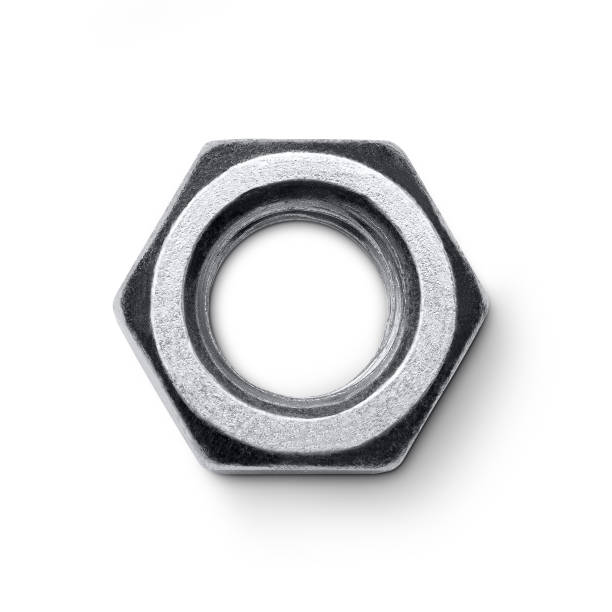
#> input picture nut_classifier/nut.png, 612 x 612 px, given in place of the camera
$ python model.py
#> lines starting #> are read from the running program, lines starting #| are printed output that depends on the picture; after the words box and inside, x2 and y2 are one past the last pixel; in counts of white or black regions, pixels touching at a corner belong together
from scipy.spatial.distance import euclidean
from imutils import perspective
from imutils import contours
import numpy as np
import imutils
import cv2

# write a function that takes 7 inputs, bounding_box_size_X, bounding_box_size_Y, min_box_size_X, min_box_size_Y, contour_size_X, contour_size_Y, and nut_type
# The function should add the data into a csv file called "nuts.csv"
# [196 lines left out: functions add_to_csv, adjust_coordinate, convert_boxes, convert_contours, calculate_contour_areas, contour_to_points and 2 more, not called in this run]

if __name__ == "__main__":
  img_path = "./image.png"

  # Read image and preprocess
  # image = cv2.imread(img_path)
  cap = cv2.VideoCapture(1)

  while cap.isOpened():

    ret, image = cap.read()
#> image is the input picture: shape (612, 612, 3); mean B, G, R 229.6, 228.6, 228.5
    gray = cv2.cvtColor(image, cv2.COLOR_BGR2GRAY)
    blur = cv2.GaussianBlur(gray, (5, 5), 0)

    edged = cv2.Canny(blur, 50, 100)
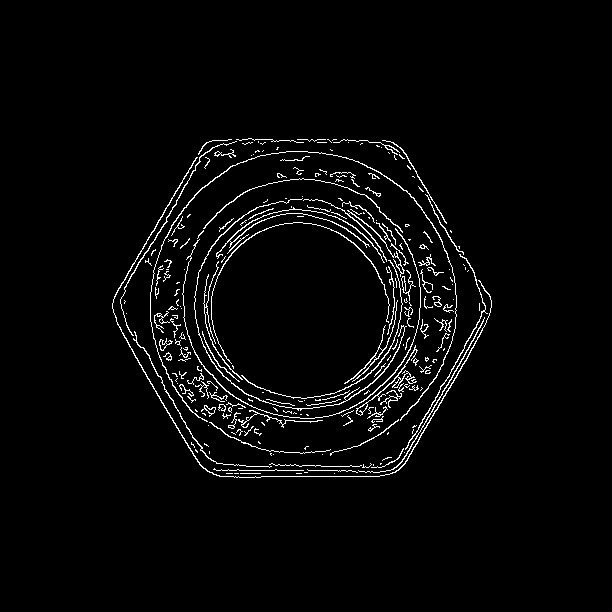
#> edged: shape (612, 612); 3% white in thin lines or dots, all inside (x1, y1, x2, y2) = (112, 138, 492, 478)
    edged = cv2.dilate(edged, None, iterations=1)
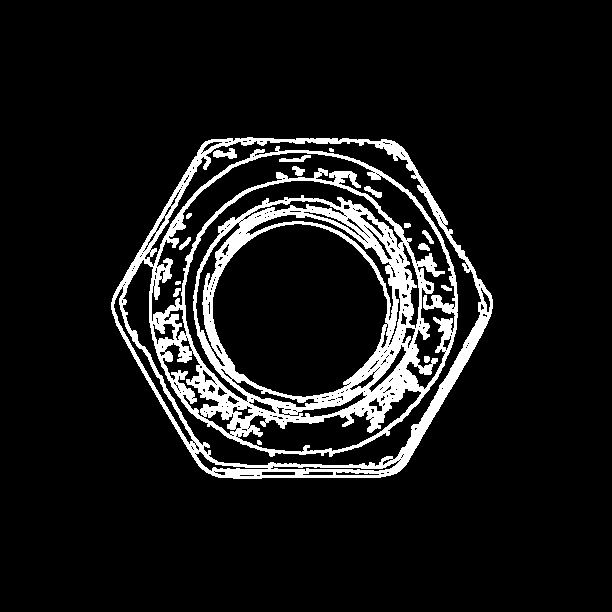
#> edged: shape (612, 612); 9.6% white; 16 white regions (1 under 20 px), largest, box (x1, y1, x2, y2) and area: (111, 137, 493, 479) 34904, (213, 148, 237, 159) 158, (279, 155, 311, 162) 118
    edged = cv2.erode(edged, None, iterations=1)
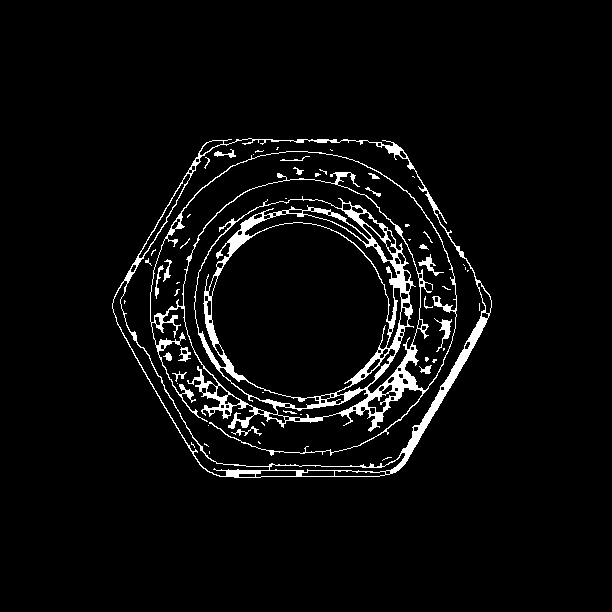
#> edged: shape (612, 612); 4.4% white; 56 white regions (35 under 20 px)

    # show_images([blur, edged])

    # Find contours
    cnts = cv2.findContours(edged.copy(), cv2.RETR_EXTERNAL, cv2.CHAIN_APPROX_SIMPLE)
#> cnts = 1 contour; box (x1, y1, x2, y2) and area: (112, 138, 492, 478) 96959
    cnts = imutils.grab_contours(cnts)

    # Sort contours from left to right as leftmost contour is reference object
    (cnts, _) = contours.sort_contours(cnts)

    # Remove contours which are not large enough
    # cnts = [x for x in cnts if cv2.contourArea(x) > 500]

    cv2.drawContours(image, cnts, -1, (0,255,0), 3)
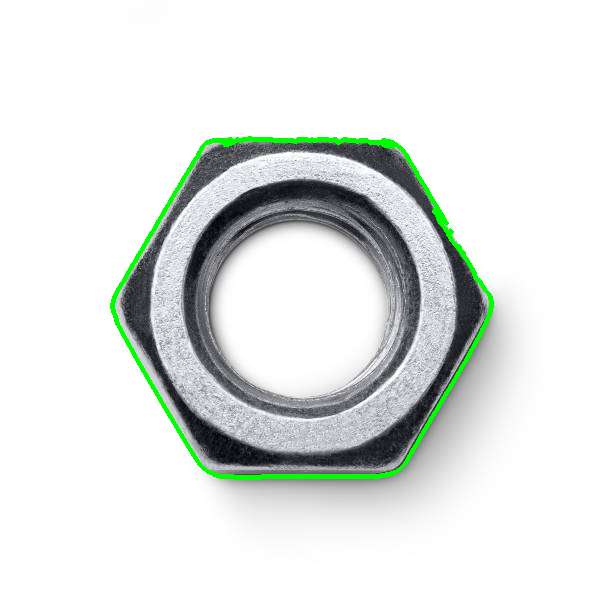
#> image: shape (612, 612, 3); 1.45% of pixels changed, all inside (x1, y1, x2, y2) = (110, 136, 494, 480)

    # [28 lines of commented-out code are left out]
    for cnt in cnts:
      # (x, y, w, h) = cv2.boundingRect(cnt)
      # cv2.rectangle(image, (x, y), (x + w, y + h), (0, 255, 0), 3)
      box = cv2.minAreaRect(cnt)
      box = cv2.boxPoints(box)
      box = np.array(box, dtype="int")
      box = perspective.order_points(box)
      (tl, tr, br, bl) = box
      cv2.drawContours(image, [box.astype("int")], -1, (0, 0, 255), 2)
      mid_pt_horizontal = (tl[0] + int(abs(tr[0] - tl[0])/2), tl[1] + int(abs(tr[1] - tl[1])/2))
      mid_pt_verticle = (tr[0] + int(abs(tr[0] - br[0])/2), tr[1] + int(abs(tr[1] - br[1])/2))
      wid = euclidean(tl, tr)
      ht = euclidean(tr, br)
      print(mid_pt_horizontal)
      print(mid_pt_verticle)
      cv2.putText(image, "{:.1f}px".format(wid), (int(mid_pt_horizontal[0] - 15), int(mid_pt_horizontal[1] - 10)), cv2.FONT_HERSHEY_SIMPLEX, 0.5, (255, 255, 0), 2)
      cv2.putText(image, "{:.1f}px".format(ht), (int(mid_pt_verticle[0] + 10), int(mid_pt_verticle[1])), cv2.FONT_HERSHEY_SIMPLEX, 0.5, (255, 255, 0), 2)
#> this loop made 1 pass
#> (tl, tr, br, bl, mid_pt_horizontal, mid_pt_verticle, wid, ht) on pass 1: ([252, 59], [542, 230], [350, 555], [60, 384], (397, 144), (638, 392), 336.7, 377.5)
#| (397.0, 144.0)
#| (638.0, 392.0)
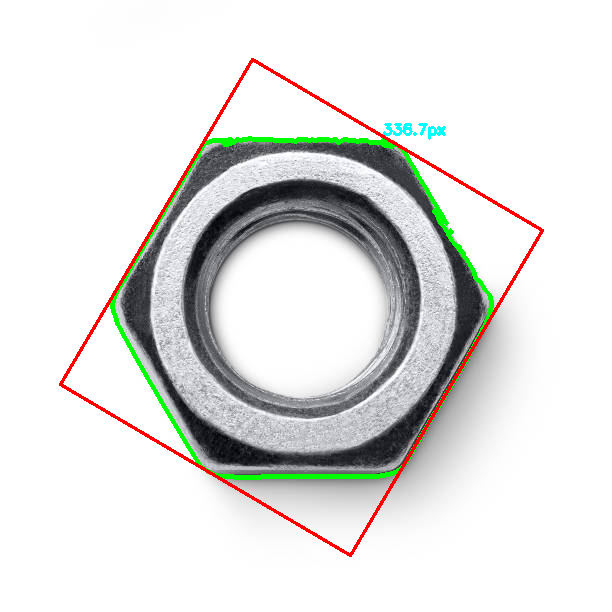
#> image: shape (612, 612, 3); 1.4% of pixels changed, all inside (x1, y1, x2, y2) = (59, 58, 544, 557)

    # show_images([image])
    cv2.imshow("Image", image)
    cv2.imshow("Edge", edged)

    if cv2.waitKey(1) & 0xFF == ord('q'):
#> (key q is pressed here)
      break

  cap.release()
  cv2.destroyAllWindows()
